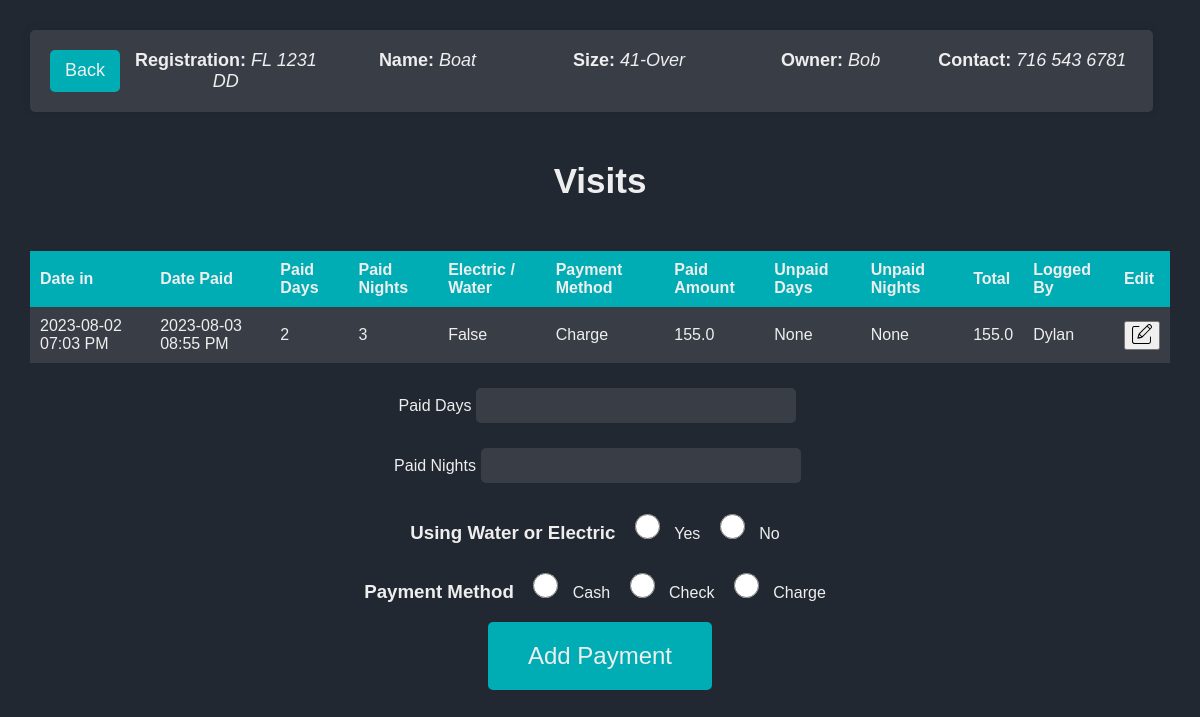
The page /visits?id=2 (signed in) on the database as committed earlier.
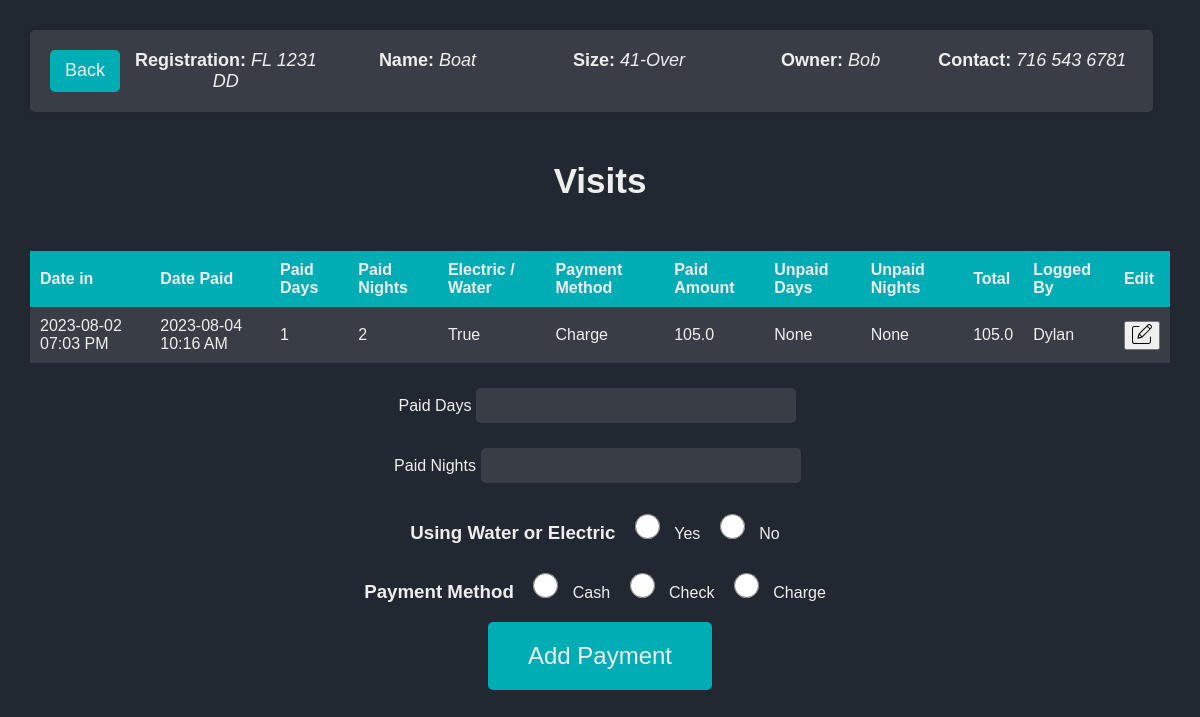
The same page on the database as committed later.
### website/models.py (models this page shows)
class Boat(db.Model):
    id = db.Column(db.Integer, primary_key=True)
    boat_reg = db.Column(db.String(150), unique=True)
    sanitized_boat_reg = db.Column(db.String(150), unique=True)
    boat_name = db.Column(db.String(150))
    sanitized_boat_name = db.Column(db.String(150))
    phone_number = db.Column(db.String(150))
    sanitized_phone_number = db.Column(db.String(150))
    owner_name = db.Column(db.String(150))
    sanitized_owner_name = db.Column(db.String(150))
    boat_size = db.Column(db.Integer)
    email = db.Column(db.String(150))
    zipcode = db.Column(db.String(150))
    visits = db.relationship('Visit', backref='boat')
    current_boats_id = db.Column(db.Integer, db.ForeignKey('current_boats.id'))

class Visit(db.Model):
    id = db.Column(db.Integer, primary_key=True)
    logged_by = db.Column(db.Integer, db.ForeignKey('user.id'))
    date_in = db.Column(db.String(150))
    date_paid = db.Column(db.String(150))
    paid_amount = db.Column(db.Float)
    paid_days = db.Column(db.Integer)
    paid_nights = db.Column(db.Integer)
    paid_enw = db.Column(db.Boolean)
    paid_with = db.Column(db.String(150))
    unpaid_days = db.Column(db.Integer)
    unpaid_nights = db.Column(db.Integer)
    total = db.Column(db.Float)
    boat_id = db.Column(db.Integer, db.ForeignKey('boat.id'))

class User(db.Model, UserMixin):
    id = db.Column(db.Integer, primary_key=True)
    email = db.Column(db.String(150), unique=True)
    password = db.Column(db.String(150))
    first_name = db.Column(db.String(150))
    logs = db.relationship('Visit')

### website/views.py (the view, shortened to what this page needs)
@views.route('/visits' , methods=['GET','POST'])
@login_required
def visits():
    form = PaymentForm()
    boat = getBoatById(request.args.get('id', ''))
    if not boat:
        flash("Bad Boat ID", category='error')
    else:
        print("Visits: ", boat.visits)
    return render_template("visits.html", form=form, boat=boat)

### website/forms.py
class PaymentForm(FlaskForm):
    paid_days = StringField('Paid Days', validators=[DataRequired()])
    paid_nights = StringField('Paid Nights', validators=[DataRequired()])
    paid_enw = RadioField('Electric / Water', choices=[('Yes','Yes'), ('No', 'No') ] , validators=[DataRequired()])
    paid_with  = RadioField('Payment Method', choices=[('Cash','Cash'), ('Check', 'Check'), ('Charge', 'Charge') ] , validators=[DataRequired()])
    submit = SubmitField('Submit')

### website/functions.py (called while the page is built)
def getBoatById(id):
    boat = Boat.query.get(id)
    if boat is None:
        flash('No boat with given ID found', 'error')
        return None
    else:
        return boat

### website/templates/visits.html (shortened to what this page needs)
{% extends "base.html" %}
{% block head %}
  <link rel="stylesheet" href="static/form-styles.css">
{% endblock %}
{% block styles %}static/visit-styles.css{% endblock %}
{% block content%}
<div id="boat-info" class="boat-info-container">
  <a href="{{ url_for('views.log_boat', boat_reg=boat.boat_reg, boat_name=boat.boat_name, phone_number=boat.phone_number, id=boat.id) }}" id="home-btn">Back</a>
  <div class="boat-info-item"><h3><span><b>Registration:</b> </span><em>{{boat.boat_reg}}</em></h3></div>
  <div class="boat-info-item"><h3><span><b>Name:</b> </span><em>{{boat.boat_name}}</em></h3></div>
  <div class="boat-info-item"><h3><span><b>Size:</b> </span><em>{{boat.boat_size}}</em></h3></div>
  <div class="boat-info-item"><h3><span><b>Owner:</b> </span><em>{{boat.owner_name}}</em></h3></div>
  <div class="boat-info-item"><h3><span><b>Contact:</b> </span><em>{{boat.phone_number}}</em></h3></div>
</div>
<div id="main-container">
    <div id="left-container" style="flex: 1;">
            <div id="table-container">
                <h2>Visits</h2>
                <table id="search-results">
                <thead>
                    <tr>
                    <th>Date in</th>
                    <th>Date Paid</th>
                    <th>Paid Days</th>
                    <th>Paid Nights</th>
                    <th>Electric / Water</th>
                    <th>Payment Method</th>
                    <th>Paid Amount</th>
                    <th>Unpaid Days</th>
                    <th>Unpaid Nights</th>
                    <th>Total</th>
                    <th>Logged By</th>
                    <th>Edit</th>
                    </tr>
                </thead>
                <tbody>
                    {% for visit in boat.visits %}
                    <tr id="row-{{ visit.id }}">
                      <td ><span class="text">{{ visit.date_in | utc_to_est}}</span></td>
                      <td ><span class="text">{{ visit.date_paid | utc_to_est}}</span></td>
                      <td class="editable">
                        <span class="text">{{ visit.paid_days }}</span>
                        </td>
                      <td class="editable">
                        <span class="text">{{ visit.paid_nights }}</span>
                        </td>
                      <td class="editable">
                        <span class="text">{{ visit.paid_enw }}</span>
                        </td>
                      <td class="editable">
                        <span class="text">{{ visit.paid_with }}</span>
                    </td>
                      <td>{{ visit.paid_amount }}</td>
                      <td>{{ visit.unpaid_days  }}</td>
                      <td>{{ visit.unpaid_nights }}</td>
                      <td>{{ visit.total }}</td>
                      <td>{{ visit.logged_by | userID_to_name }}</td>
                      <td>
                        <button class="edit-button">
                            <img src="static/edit.svg" alt="Edit" width="20" height="20">
                        </button>
                    </td>
                    </tr>
                    {% endfor %}
                </tbody>
                </table>
            </div>
            </div>
    </div>
    <div id="right-container" style="flex: 1;">
        <div id="search-container">
          <form method="POST" id="search">
            <div class="form-group">
              {{ form.paid_days.label }}
              {{ form.paid_days(class="form-control") }}
            </div>
            <div class="form-group">
              {{ form.paid_nights.label }}
              {{ form.paid_nights(class="form-control") }}
            </div>
            <div>
              <h3 class="form-check-input">Using Water or Electric</h3>
                {% for subfield in form.paid_enw %}
                    {{ subfield(class="form-check-input") }} {{ subfield.label(class="form-check-label") }}
                {% endfor %}
            </div>
            <div>
              <h3 class="form-check-input">Payment Method</h3>
                {% for subfield in form.paid_with %}
                    {{ subfield(class="form-check-input") }} {{ subfield.label(class="form-check-label") }}
                {% endfor %}
            </div>
            <div id="button-container">
              <button type="submit" class="btn btn-primary" id="login-btn" name="submit-button" value="search">Add Payment</button>
            </div>
          </form>
        </div>
</div>
{%endblock%}

### website/templates/base.html (shortened to what this page needs)
<!DOCTYPE html>
<html lang="en">
<head>
  <link rel="stylesheet" href="{%block styles%}static/styles.css{%endblock%}">
  {%block head%}{%endblock%}
</head>
<body>
  <div id="content-container">
    <div class="container">{% block content %} {% endblock %}</div>
  </div>
</body>
</html>

### website/static/visit-styles.css (style rules this page uses)
body { margin: 0; padding: 10px; font-family: Arial, sans-serif; background-color: #222831; color: #eeeeee; height: 100%; overflow: hidden; display: flex; flex-direction: column; }
#content-container { width: 100%; height: 100%; display: flex; flex: 1; }
h2 { font-size: 35px; color: #eeeeee; width: 100%; text-align: center; }
#main-container { display: flex; justify-content: space-between; padding: 20px; box-sizing: border-box; }
#left-container, #right-container { flex: 1; max-height: 100%; overflow: auto; box-sizing: border-box; }
#right-container { padding: 20px; }
#search-container { display: flex; flex-direction: column; align-items: center; margin-bottom: 20px; }
input[type="text"] { margin: 5px; width: 100%; max-width: 300px; }
table { background-color: #393e46; border-collapse: collapse; width: 100%; }
th, td { padding: 10px; text-align: left; }
th { background-color: #00adb5; }
#button-container { display: flex; justify-content: center; }
#login-btn { font-size: 24px; text-align: center; background-color: #00adb5; color: #eeeeee; padding: 20px 40px; border: none; cursor: pointer; transition: background-color 0.3s ease, transform 0.3s ease; border-radius: 5px; }
#home-btn { font-size: 18px; background-color: #00adb5; color: #eeeeee; padding: 10px 15px; border: none; cursor: pointer; text-decoration: none; transition: background-color 0.3s ease, transform 0.3s ease; border-radius: 5px; display: inline-block; margin-right: 5px; }
#main-container { padding: 0px; }

### website/static/form-styles.css (style rules this page uses)
body { background-color: #222831; font-family: 'Arial', sans-serif; margin: 0; display: flex; justify-content: center; align-items: center; height: 100vh; }
.container { width: 70%; margin: 0 auto; padding: 20px; }
#content-container { text-align: center; }
h2 { color: #eeeeee; margin-bottom: 50px; }
.form-group { margin-bottom: 15px; display: flex; justify-content: center; align-items: center; }
.form-group label { display: block; color: #eeeeee; }
.form-check-input, .form-check-label { display: inline-block; margin-right: 10px; }
.form-check-input { width: auto; height: auto; }
input[type='radio'] { width: 25px; height: 25px; }
.form-group input { width: 100%; padding: 10px; border: none; border-radius: 5px; }
.form-control { background-color: #393e46; color: #eeeeee; }
.form-control::placeholder { color: #adb5bd; }
.btn-primary { font-size: 24px; background-color: #00adb5; margin: auto; color: #eeeeee; padding: 20px 40px; border: none; cursor: pointer; transition: background-color 0.3s ease, transform 0.3s ease; border-radius: 5px; margin-bottom: 20px; }
#home-btn { font-size: 18px; background-color: #00adb5; color: #eeeeee; padding: 10px 15px; border: none; cursor: pointer; text-decoration: none; transition: background-color 0.3s ease, transform 0.3s ease; border-radius: 5px; display: inline-block; margin-right: 5px; }

### website/templates/visits.html (style rules this page uses)
.container { width: 100%; margin: 0 auto; padding: 20px; }
.boat-info-container { display: flex; flex-wrap: wrap; justify-content: space-between; width: 95%; background: #393e46; padding: 20px; margin-bottom: 20px; border-radius: 5px; box-shadow: 0px 0px 10px 0px rgba(0,0,0,0.1); }
.boat-info-item { flex: 1; text-align: center; margin: 0 5px; }
.boat-info-item h3 { margin: 0; font-size: 18px; color: #eeeeee; font-weight: normal; }

Rows that differ between the two databases and show on the page:
changed Visit "Charge": date_paid|utc_to_est "2023-08-03 08:55 PM" → "2023-08-04 10:16 AM"; paid_days "2" → "1"; paid_nights "3" → "2"; paid_enw "False" → "True"; paid_amount "155.0" → "105.0"; total "155.0" → "105.0"
